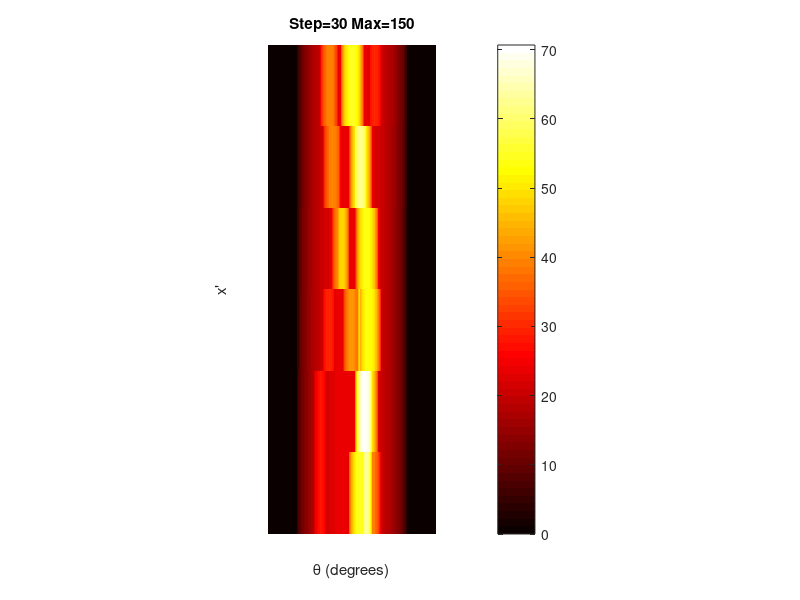
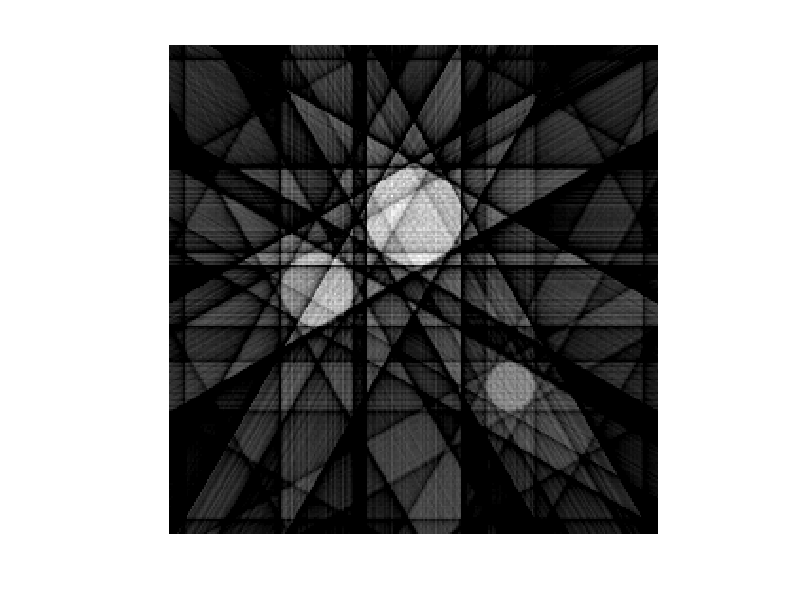

Reproduce these figures in MATLAB, in order.
clear;
clc;
close all;

cross_section=load('cross_section.dat','-ASCII');
step = 30;
max_angle = 150;
theta = 0:step:max_angle;
[R,xp] = radon(cross_section, theta);

imshow(R',[],'Xdata',theta,'Ydata',xp,'InitialMagnification','fit')
xlabel('\theta (degrees)');
ylabel('x''');
title('Step=30 Max=150');
colormap(gca,hot), colorbar

I = iradon(R,theta);
figure; imshow(I);